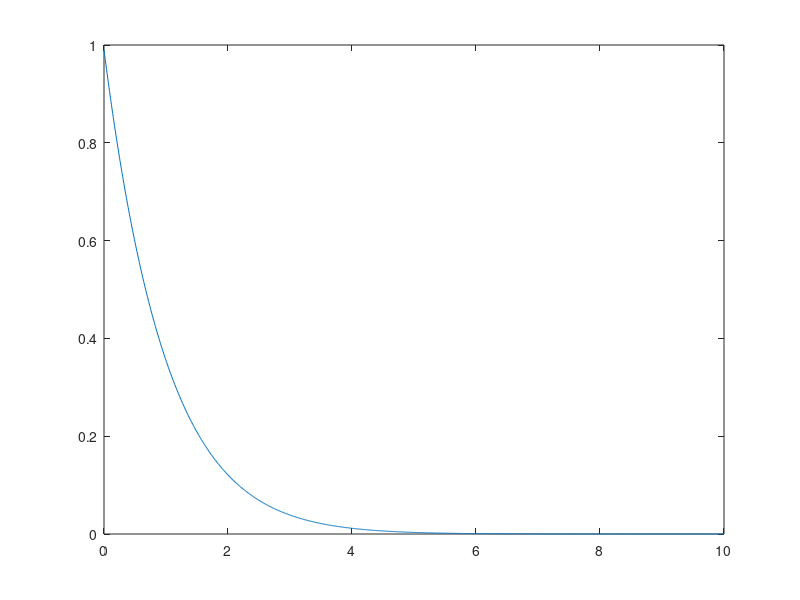

This chart was generated by the following MATLAB code:
clc;
clearvars;
close all

%%%
d = 4; %dimension of the annihilation and creation operator
dt = 0.01;
T = 0:dt:10;
ome_a = 1;
ome_b = 1;
U = 1;
g = 1;
OME_a = 1;
OME_b = 1;
hbar = 1;
gamma = 1;

a = diag(sqrt(1:d-1),1); %annihilation operator
I_a = eye(d);
I_b = eye(2);
sig_z = [1,0;0,-1];
sig_m = [0,0;1,0];
sig_p = [0,1;0,0];
gs = [0;1]; %Ground state
es = [1;0]; %Excited state

A = kron(a, I_b);
B = kron(I_a, sig_m);


H = hbar*ome_a/(2*pi)*A'*A + hbar*ome_a/(2*pi)*B'*B + U/2*B'*B'*B*B ...
    +hbar*g/(2*pi)*(A'*B + A*B');


%%
rho = zeros(length(A(:,end)),length(A(:,end)));
rho(1,1) = 1;


% tau = 100;
% time = 500;
for t=1:length(T)
    % Pe(t) = kron(es, If(:,1))'*rho*kron(es, If(:,1));
    % correlation(t) = trace(rho*A'*A'*A*A)/trace(rho*A'*A)^2;

    K1 = -1i*(H*rho - rho*H) + gamma/2*(2*A*rho*A' - rho*A'*A - A'*A*rho) ...
                             + gamma/2*(2*B*rho*B' - rho*B'*B - B'*B*rho);
    rho1 = rho + 0.5*dt*K1;
    K2 = -1i*(H*rho - rho*H) + gamma/2*(2*A*rho1*A' - rho1*A'*A - A'*A*rho1) ...
                             + gamma/2*(2*B*rho1*B' - rho1*B'*B - B'*B*rho1);

    rho2 = rho + 0.5*dt*K2;
    K3 = -1i*(H*rho - rho*H) + gamma/2*(2*A*rho2*A' - rho2*A'*A - A'*A*rho2) ...
                             + gamma/2*(2*B*rho2*B' - rho2*B'*B - B'*B*rho2);

    rho3 = rho + dt*K3;
    K4 = -1i*(H*rho - rho*H) + gamma/2*(2*A*rho3*A' - rho3*A'*A - A'*A*rho3) ...
                             + gamma/2*(2*B*rho3*B' - rho3*B'*B - B'*B*rho3);

    rho = rho + 1/6*dt*(K1+2*K2+2*K3+K4);
    n(t) = trace(rho*B'*B);
end


figure()
plot(T,abs(n))


trace(rho)
g2 = trace(A'*A'*A*A*rho)/trace(A'*A*rho)^2;